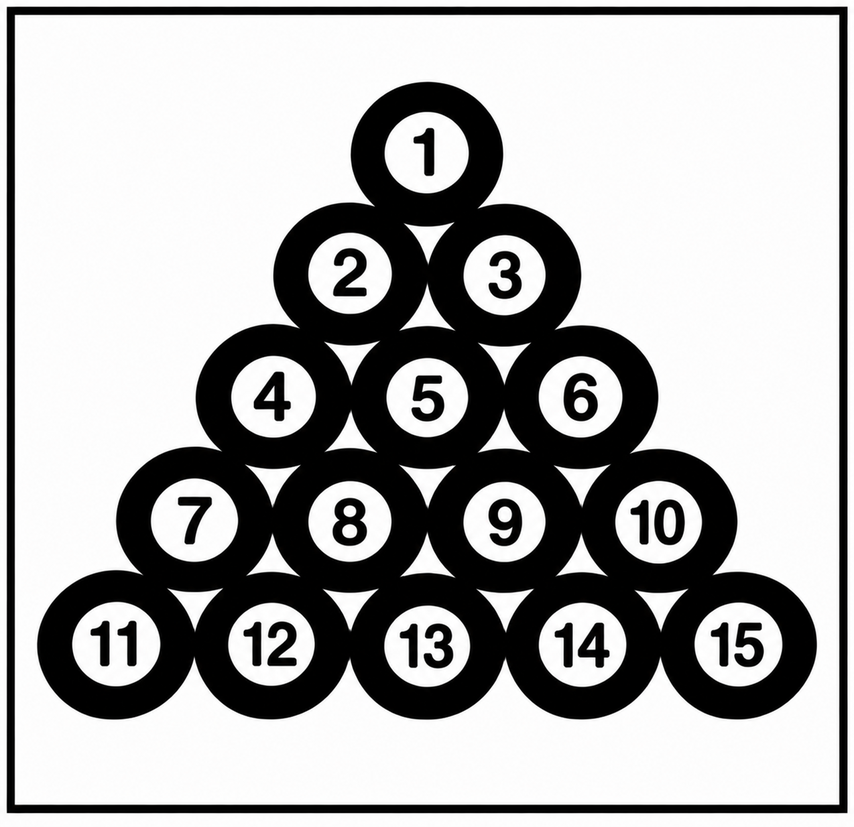
#> input picture LAB9/Balls.png, 854 x 827 px, shrunk from 1274 x 1234 before the run
$ jupyter execute LAB9.ipynb
#> lines starting #> are read from the running program, lines starting #| are printed output that depends on the picture; after the words box and inside, x2 and y2 are one past the last pixel; in counts of white or black regions, pixels touching at a corner belong together
# Lab 9

## Name: Abdulsamad Mousa Tuhaishi
## ID: 2240001093

[cell 1]
# importing the libraries we need
import cv2          # for image processing
import numpy as np  # for arrays and math
import matplotlib.pyplot as plt  # for showing images

# the image file we will work with
imgFile = 'Balls.png'

# **Task 1**

[cell 2]
# read the image in grayscale
img = cv2.imread(imgFile, 0)
#> img: shape (827, 854); min 0, max 255, mean 172.4

# convert to binary using Otsu's method
# using BINARY_INV because the balls are dark, so we invert to make them white
_, binary = cv2.threshold(img, 0, 255, cv2.THRESH_BINARY_INV + cv2.THRESH_OTSU)
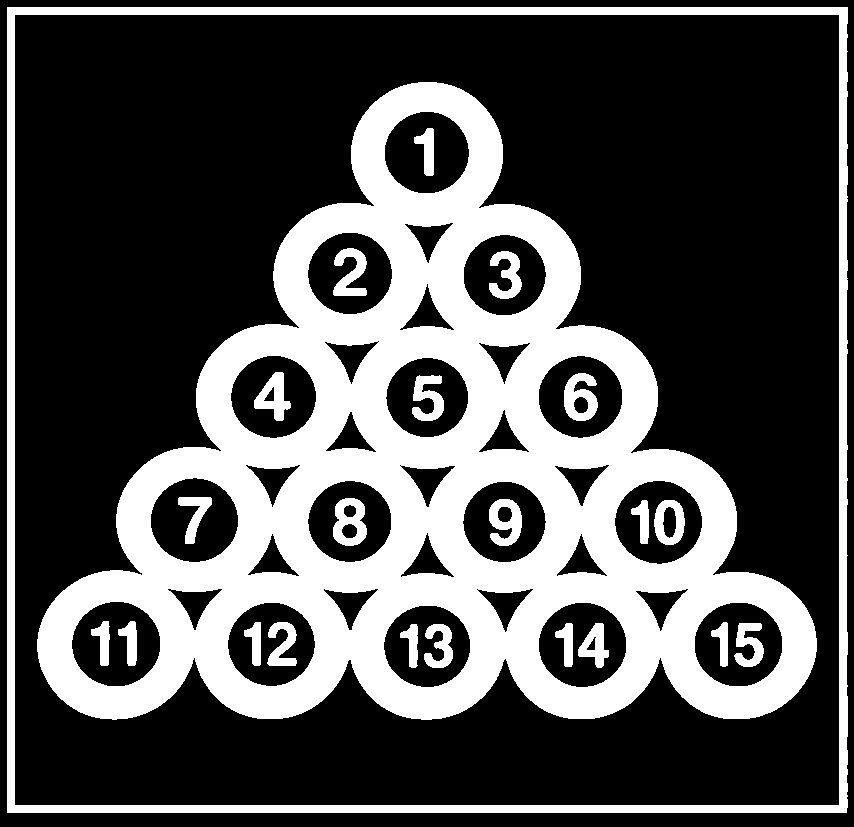
#> binary: shape (827, 854); 31.8% white; 23 white regions, largest, box (x1, y1, x2, y2) and area: (37, 82, 817, 720) 183635, (7, 7, 848, 813) 26300, (333, 498, 367, 546) 1036

# create a 5x5 square kernel for the morphological operations
kernel = np.ones((5, 5), np.uint8)

# apply the four basic morphological operations
erosion = cv2.erode(binary, kernel, iterations=1)   # shrinks white regions
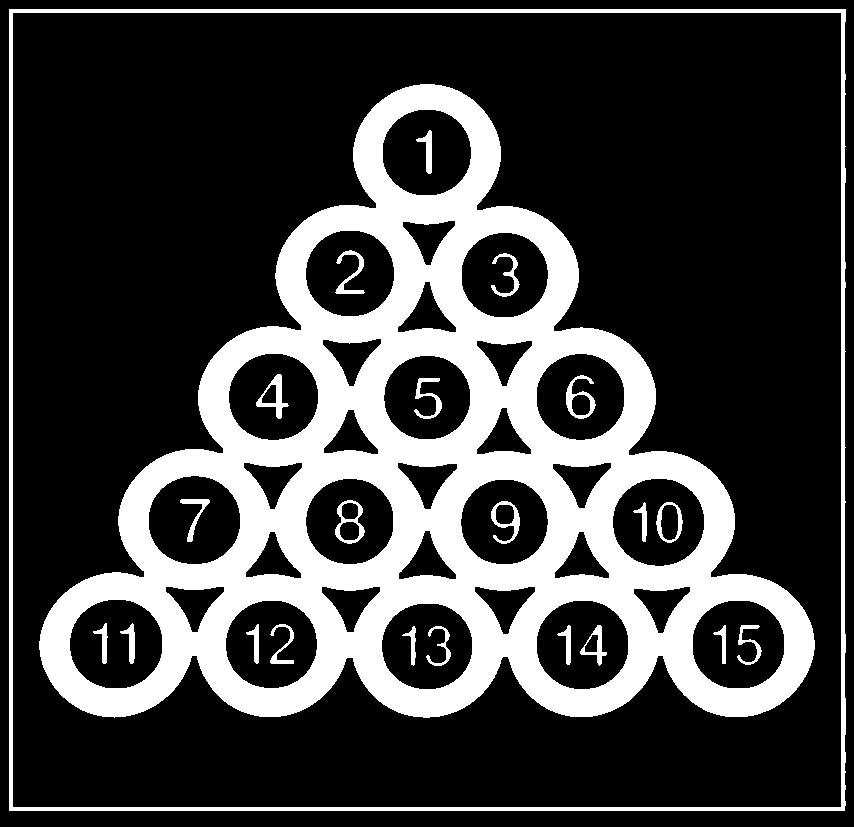
#> erosion: shape (827, 854); 25.4% white; 23 white regions, largest, box (x1, y1, x2, y2) and area: (39, 84, 815, 718) 159311, (9, 9, 846, 811) 13173, (256, 374, 289, 419) 459
dilation = cv2.dilate(binary, kernel, iterations=1)  # grows white regions
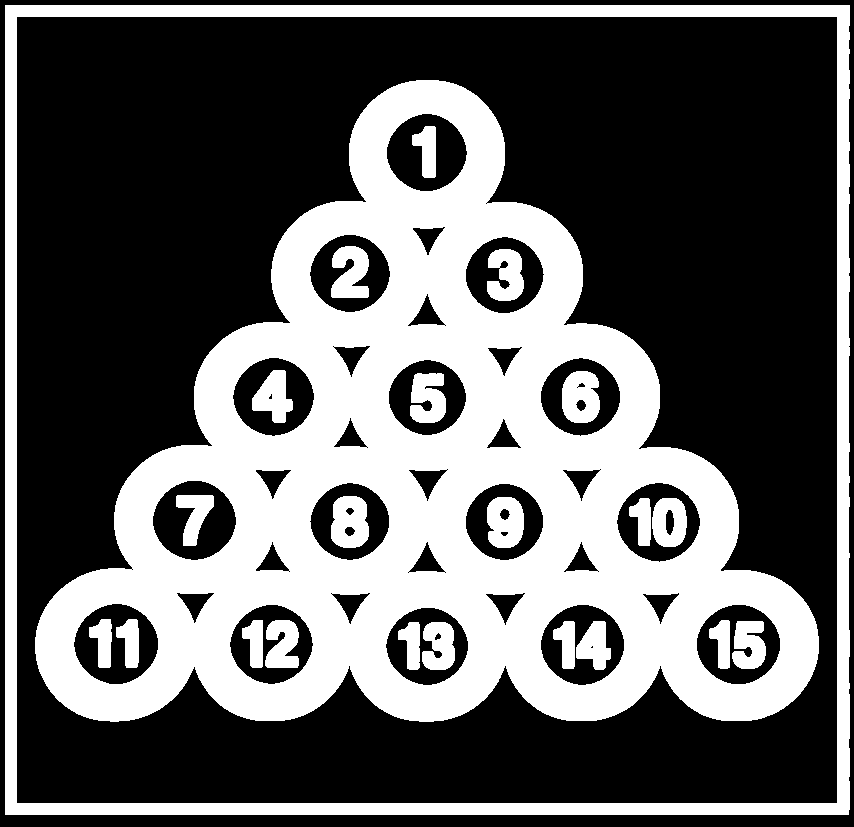
#> dilation: shape (827, 854); 38.1% white; 23 white regions, largest, box (x1, y1, x2, y2) and area: (35, 80, 819, 722) 206285, (5, 5, 850, 815) 39435, (331, 496, 369, 548) 1585
opening = cv2.morphologyEx(binary, cv2.MORPH_OPEN, kernel)   # erosion then dilation (removes small noise)
#> opening: shape (827, 854); 31.8% white; 23 white regions, largest, box (x1, y1, x2, y2) and area: (37, 82, 817, 720) 183635, (7, 7, 848, 813) 26277, (333, 498, 367, 546) 1036
closing = cv2.morphologyEx(binary, cv2.MORPH_CLOSE, kernel)  # dilation then erosion (fills small holes)
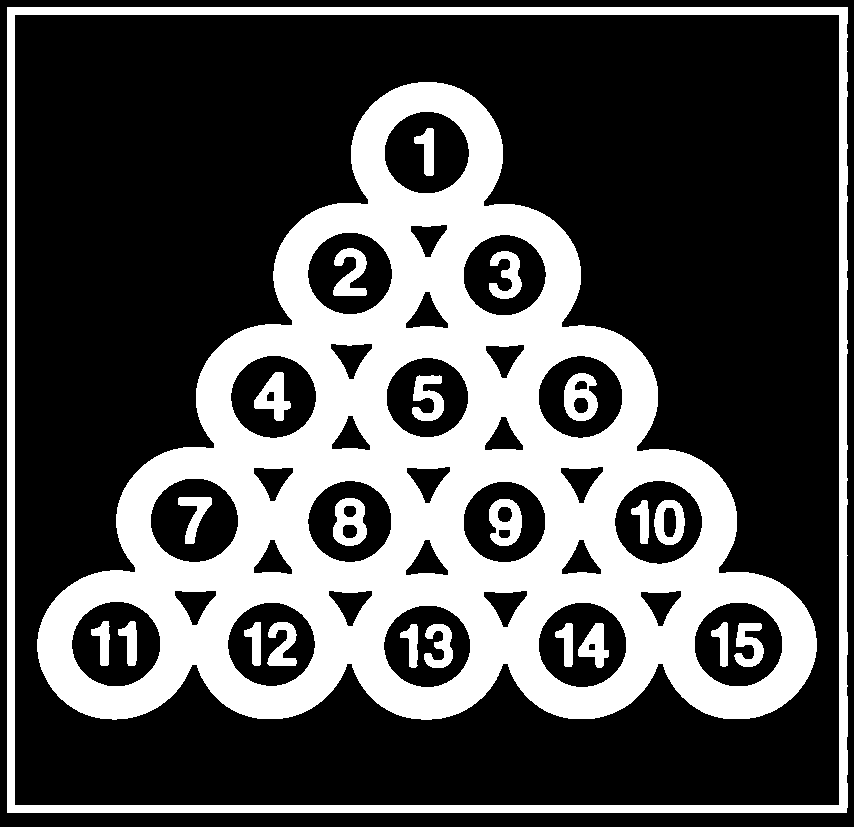
#> closing: shape (827, 854); 32% white; 23 white regions, largest, box (x1, y1, x2, y2) and area: (37, 82, 817, 720) 184709, (7, 7, 848, 813) 26311, (333, 498, 367, 546) 1057

# display all results side by side
plt.figure(figsize=(12, 8))
plt.subplot(2, 3, 1), plt.imshow(binary, 'gray'), plt.title('Original Binary')
plt.subplot(2, 3, 2), plt.imshow(erosion, 'gray'), plt.title('Erosion')
plt.subplot(2, 3, 3), plt.imshow(dilation, 'gray'), plt.title('Dilation')
plt.subplot(2, 3, 4), plt.imshow(opening, 'gray'), plt.title('Opening')
plt.subplot(2, 3, 5), plt.imshow(closing, 'gray'), plt.title('Closing')
plt.show()

**Observations**
- Erosion makes the white balls smaller and the white numbers thinner.
- Dilation makes the balls bigger, so they start to touch each other, and the numbers get thicker.
- Opening removes small white details and keeps the balls almost the same size.
- Closing fills small black gaps (the small spaces between the balls and inside the numbers).

# **Task 2**

## Different shapes (kernel size 7x7)

[cell 3]
# create three different shaped kernels, all 7x7
rect = cv2.getStructuringElement(cv2.MORPH_RECT, (7, 7))      # square shape
cross = cv2.getStructuringElement(cv2.MORPH_CROSS, (7, 7))     # cross / plus shape
ellipse = cv2.getStructuringElement(cv2.MORPH_ELLIPSE, (7, 7)) # round / ellipse shape

# put them in lists so we can loop
kernels = [rect, cross, ellipse]
names = ['Square', 'Cross', 'Ellipse']

# show erosion and dilation for each kernel shape
plt.figure(figsize=(12, 8))
for i in range(3):
    # top row = erosion
    plt.subplot(2, 3, i+1)
    plt.imshow(cv2.erode(binary, kernels[i]), 'gray')
    plt.title('Erosion - ' + names[i])
    # bottom row = dilation
    plt.subplot(2, 3, i+4)
    plt.imshow(cv2.dilate(binary, kernels[i]), 'gray')
    plt.title('Dilation - ' + names[i])
plt.show()
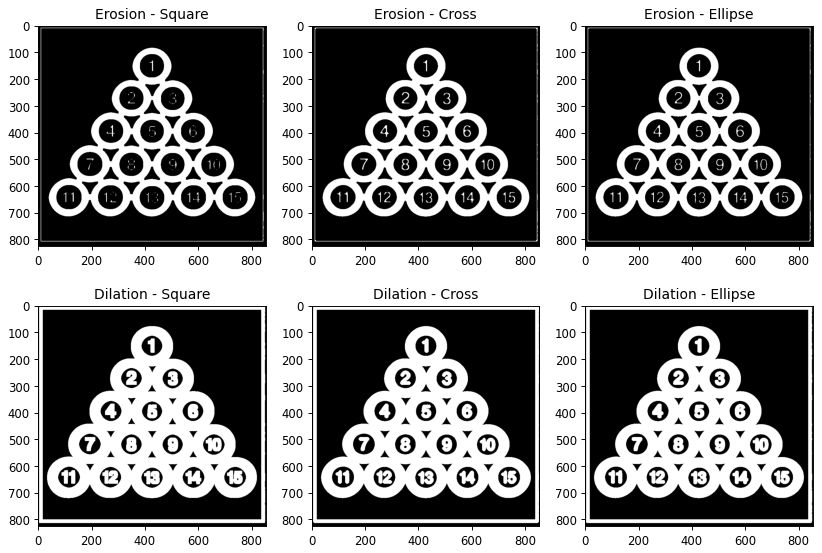
#> figure drawn by matplotlib, 6 panels

## Different sizes (3x3, 5x5, 7x7) with square kernel

[cell 4]
# try three different kernel sizes: small, medium, large
sizes = [3, 5, 7]

plt.figure(figsize=(12, 8))
for i in range(3):
    # make a square kernel of the current size
    k = np.ones((sizes[i], sizes[i]), np.uint8)
    # top row = erosion with this size
    plt.subplot(2, 3, i+1)
    plt.imshow(cv2.erode(binary, k), 'gray')
    plt.title('Erosion - %dx%d' % (sizes[i], sizes[i]))
    # bottom row = dilation with this size
    plt.subplot(2, 3, i+4)
    plt.imshow(cv2.dilate(binary, k), 'gray')
    plt.title('Dilation - %dx%d' % (sizes[i], sizes[i]))
plt.show()
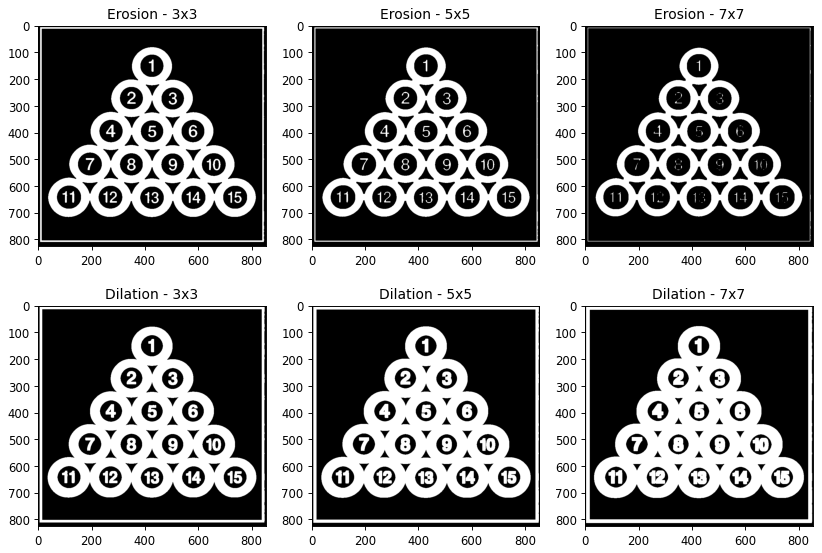
#> figure drawn by matplotlib, 6 panels
